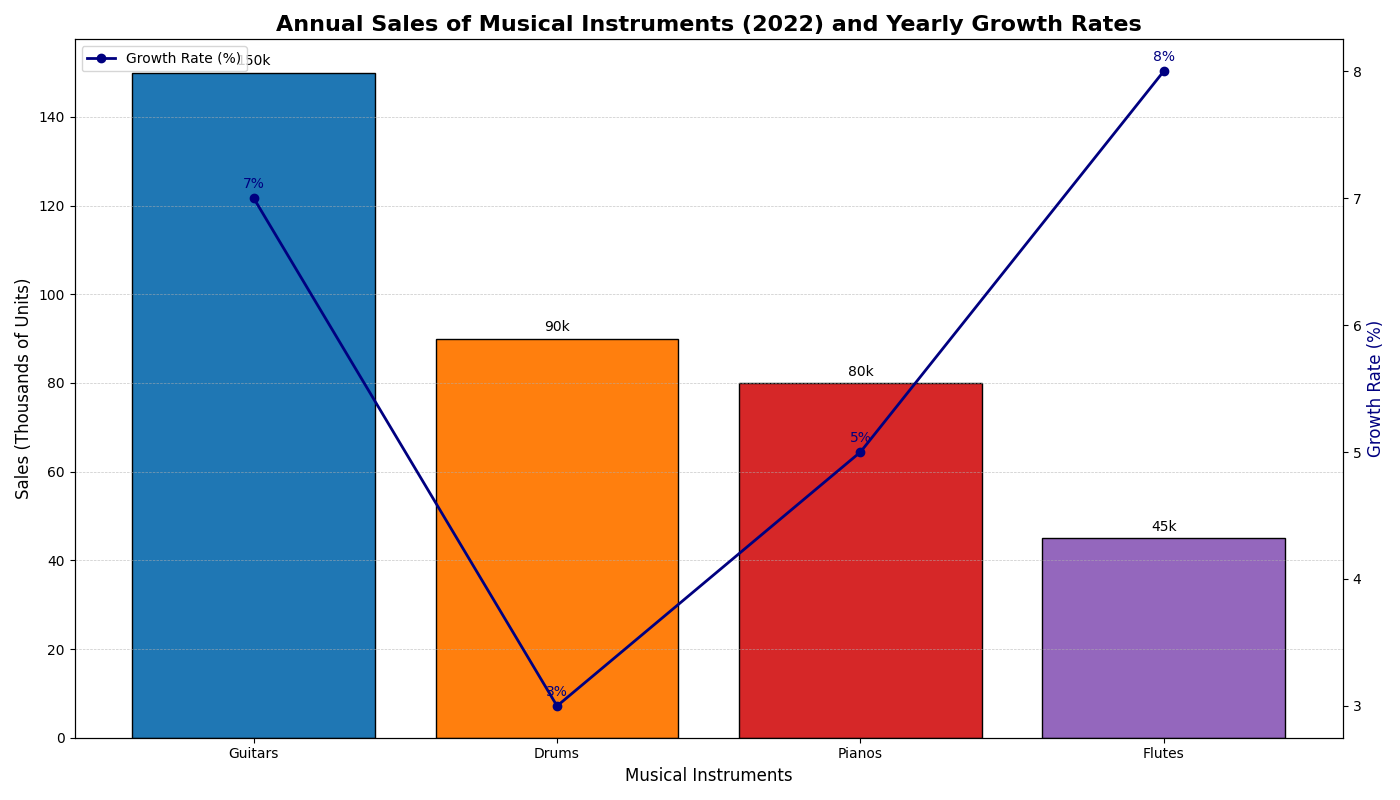

The script that drew this image:
import matplotlib.pyplot as plt
import numpy as np

# Data for the bar chart (sorted by sales in descending order)
instruments = ['Guitars', 'Drums', 'Pianos', 'Flutes']
sales = [150, 90, 80, 45]  # Sales in thousands of units

# Corresponding growth rates (reordered to match the sorted instruments)
growth_rates = [7, 3, 5, 8]  # Year-over-year growth rates in percentage

# Create the plot with one subplot
fig, ax1 = plt.subplots(figsize=(14, 8))

# Colors for the bar chart
bar_colors = ['#1f77b4', '#ff7f0e', '#d62728', '#9467bd']

# Bar chart for sales
bars = ax1.bar(instruments, sales, color=bar_colors, edgecolor='black')
ax1.set_xlabel('Musical Instruments', fontsize=12)
ax1.set_ylabel('Sales (Thousands of Units)', fontsize=12, color='black')
ax1.set_title('Annual Sales of Musical Instruments (2022) and Yearly Growth Rates', fontsize=16, fontweight='bold')
ax1.yaxis.grid(True, linestyle='--', linewidth=0.5, alpha=0.7)

# Annotate bar heights
for bar in bars:
    height = bar.get_height()
    ax1.annotate(f'{height}k', xy=(bar.get_x() + bar.get_width() / 2, height),
                 xytext=(0, 3), textcoords="offset points", ha='center', va='bottom', fontsize=10)

# Create a secondary axis for growth rates
ax2 = ax1.twinx()
ax2.plot(instruments, growth_rates, color='navy', marker='o', linestyle='-', linewidth=2, label='Growth Rate (%)')
ax2.set_ylabel('Growth Rate (%)', fontsize=12, color='navy')

# Annotate growth rates
for i, rate in enumerate(growth_rates):
    ax2.annotate(f'{rate}%', xy=(i, rate),
                 xytext=(0, 5), textcoords="offset points", ha='center', va='bottom', fontsize=10, color='navy')

# Create a legend for the line plot
lines, labels = ax2.get_legend_handles_labels()
ax2.legend(lines, labels, loc='upper left', fontsize=10)

# Tighten the layout and show the plot
fig.tight_layout()
plt.show()
